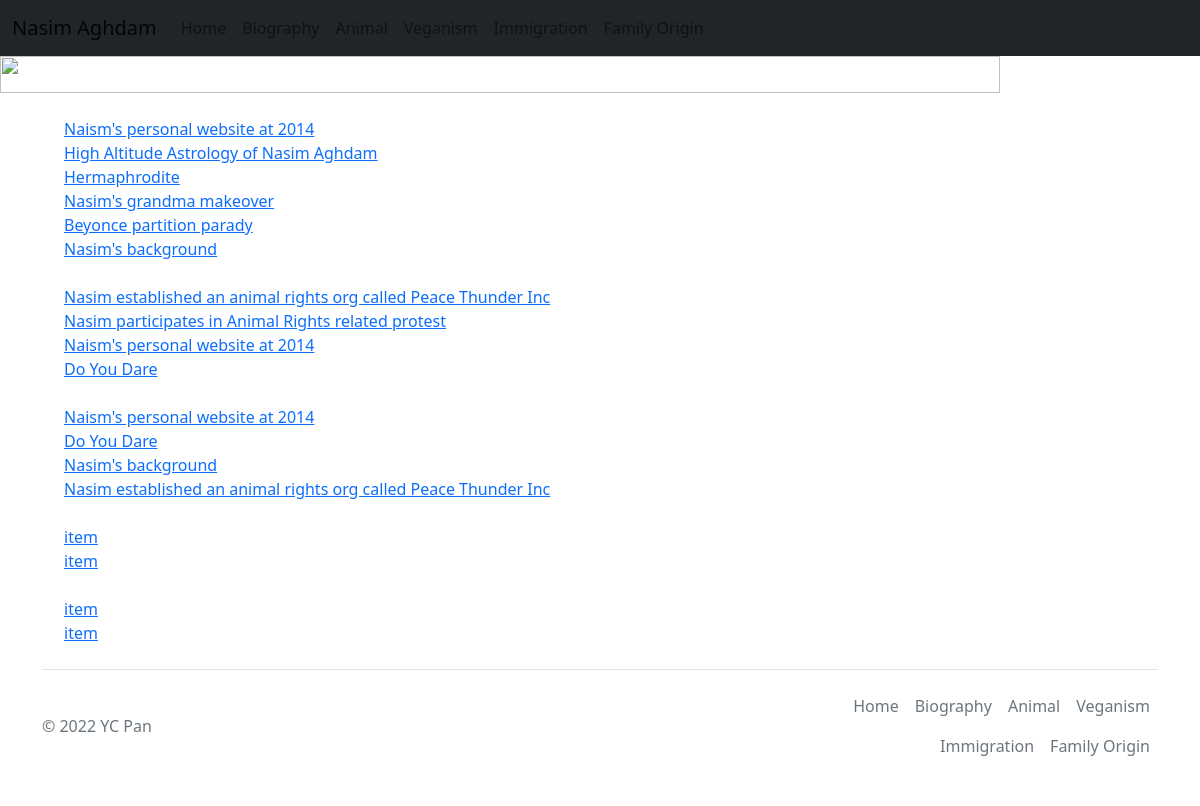
The page / on the database its author committed.
### nasim/models.py (models this page shows, shortened)
class BiographyM(models.Model):
    name = models.CharField(max_length=200,primary_key=True)
    description = models.CharField(max_length=200,null=True)
    source = models.CharField(max_length=200,null=True)

class AnimalM(models.Model):
    name = models.CharField(max_length=200,primary_key=True)
    description = models.CharField(max_length=200,null=True)
    source = models.CharField(max_length=200,null=True)

class VeganismM(models.Model):
    name = models.CharField(max_length=200,primary_key=True)
    description = models.CharField(max_length=200,null=True)
    source = models.CharField(max_length=200,null=True)

### nasim/views.py (the view)
# urls.py: 2. Add a URL to urlpatterns:  path('', views.home, name='home')
def home(request):
    bio = BiographyM.objects.all()
    ani = AnimalM.objects.all()
    veg = VeganismM.objects.all()
    immi = ImmigrantM.objects.all()
    fam = FamilyM.objects.all()
    context = {'bio':bio,'ani':ani,'veg':veg,'immi':immi,'fam':fam}
    return render(request,'nasim/dashboard.html',context);

### nasim/templates/nasim/dashboard.html
{% extends 'nasim/main.html' %}
{% block content %}
<ul>
    <li>Biography
        <ul>
            {% for item in bio %}
            <li> <a href="{% url 'Biography' item.name %}">{{ item.name }} </a></li>
            {% endfor %}
        </ul>
    </li>
    <li>Animal
        <ul>
            {% for item in ani %}
            <li> <a href="{% url 'Animal' item.name %}">{{ item.name }} </a></li>
            {% endfor %}
        </ul>
    </li>
    <li>Veganism
        <ul>
            {% for item in veg %}
            <li> <a href="{% url 'Veganism' item.name %}">{{ item.name }} </a></li>
            {% endfor %}
        </ul>
    </li>
    <li>Immigration
        <ul>
            <li> <a  href="#">item</a></li>
            <li><a  href="#">item</a></li>
        </ul>
    </li>
    <li>Family Origin
        <ul>
            <li> <a  href="#">item</a></li>
            <li><a  href="#">item</a></li>
        </ul>
    </li>
</ul>
{% endblock %}

### nasim/templates/nasim/main.html (shortened to what this page needs)
<!DOCTYPE html>
{% load static %}
<html>
    <head>
        <link rel="stylesheet" href="">
        <link href="https://cdn.jsdelivr.net/npm/bootstrap@5.1.3/dist/css/bootstrap.min.css" rel="stylesheet">
        <link rel = "stylesheet" type = "text/css" href="{% static '/css/main.css' %}">
    </head>
    <body>
        <nav class="navbar navbar-expand-lg navbar-light bg-dark">
            <div class="container-fluid">
              <a class="navbar-brand" href="#">Nasim Aghdam</a>
              <div class="collapse navbar-collapse" id="navbarNavDropdown">
                <ul class="navbar-nav">
                  <li class="nav-item">
                    <a class="nav-link" aria-current="page" href="{% url 'home' %}">Home</a>
                  </li>
                  <li class="nav-item">
                    <a class="nav-link" href="{% url 'home' %}">Biography</a>
                  </li>
                  <li class="nav-item">
                    <a class="nav-link" href="{% url 'home' %}">Animal</a>
                  </li>
                  <li class="nav-item">
                    <a class="nav-link" href="{% url 'home' %}">Veganism</a>
                  </li>
                  <li class="nav-item">
                    <a class="nav-link" href="{% url 'home' %}">Immigration</a>
                  </li>
                  <li class="nav-item">
                    <a class="nav-link" href="{% url 'home' %}">Family Origin</a>
                  </li>
                </ul>
              </div>
            </div>
          </nav>
          <img src="http://www.stunties.com/stunties/images/9/9d/Anim_bloodbar.gif" alt="" width="1000" height="37">
        {% block content %}
        {% endblock %}
        <div class="fadeshow container">
            <footer class="d-flex flex-wrap justify-content-between align-items-center py-3 my-4 border-top">
                <p class="col-md-4 mb-0 text-muted">&copy; 2022 YC Pan</p>
                <ul class="nav col-md-4 justify-content-end">
                    <li class="nav-item"><a href="#" class="nav-link px-2 text-muted">Home</a></li>
                    <li class="nav-item"><a href="#" class="nav-link px-2 text-muted">Biography</a></li>
                    <li class="nav-item"><a href="#" class="nav-link px-2 text-muted">Animal</a></li>
                    <li class="nav-item"><a href="#" class="nav-link px-2 text-muted">Veganism</a></li>
                    <li class="nav-item"><a href="#" class="nav-link px-2 text-muted">Immigration</a></li>
                    <li class="nav-item"><a href="#" class="nav-link px-2 text-muted">Family Origin</a></li>
                </ul>
            </footer>
        </div>
    </body>
</html>

### static/css/main.css (style rules this page uses)
body { background-image: url("https://i.pinimg.com/originals/19/32/4a/19324a087a3ff2fcd50154d9979231c5.gif"); background-size: cover; background-repeat:repeat; }
li { color: white; }
p { color:green; }

### rows shown on the page
BiographyM: name "Naism's personal website at 2014"
BiographyM: name "High Altitude Astrology of Nasim Aghdam"
BiographyM: name "Hermaphrodite"
BiographyM: name "Nasim's grandma makeover"
BiographyM: name "Beyonce partition parady"
BiographyM: name "Nasim's background"
AnimalM: name "Nasim established an animal rights org called Peace Thunder Inc"
AnimalM: name "Nasim participates in Animal Rights related protest"
AnimalM: name "Naism's personal website at 2014"
AnimalM: name "Do You Dare"
VeganismM: name "Naism's personal website at 2014"
VeganismM: name "Do You Dare"
VeganismM: name "Nasim's background"
VeganismM: name "Nasim established an animal rights org called Peace Thunder Inc"
